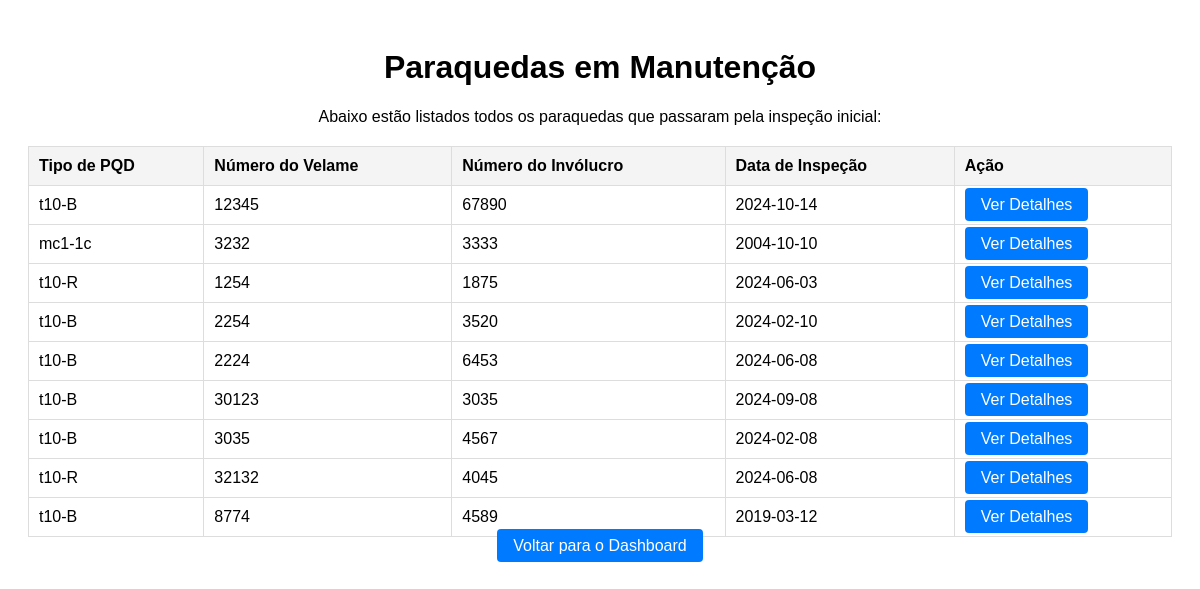
The page /paraquedas_manutencao.php on the database its author committed.
### tables this page shows
CREATE TABLE IF NOT EXISTS `inspecao_inicial` (
  `id` int NOT NULL AUTO_INCREMENT,
  `tipo_pqd` varchar(255) NOT NULL,
  `numero_velame` int NOT NULL,
  `numero_involucro` int NOT NULL,
  `data_inspecao` date NOT NULL,
  `data_saida` date DEFAULT NULL,
  `inspecionado_por` varchar(255) NOT NULL,
  `observacoes` text,
  `data_fabricacao` int NOT NULL,
  `remendo` enum('sim','nao') DEFAULT NULL,
  `remendo_painel` int DEFAULT NULL,
  `remendo_secao` int DEFAULT NULL,
  `substituicao` enum('sim','nao') DEFAULT NULL,
  `substituicao_painel` int DEFAULT NULL,
  `substituicao_secao` int DEFAULT NULL,
  `recostura` enum('sim','nao') DEFAULT NULL,
  `recostura_painel` int DEFAULT NULL,
  `recostura_secao` int DEFAULT NULL,
  `troca_linha` enum('sim','nao') DEFAULT NULL,
  `troca_linha_numero` int DEFAULT NULL,
  PRIMARY KEY (`id`)
);

### paraquedas_manutencao.php (the view, shortened to what this page needs)
<?php
$host = 'localhost';
$dbname = 'login_system';
$user = 'root';
$password = '';
$conn = new mysqli($host, $user, $password, $dbname);
$sql = "SELECT id, tipo_pqd, numero_velame, numero_involucro, data_inspecao FROM inspecao_inicial";
$result = $conn->query($sql);
?>
<!DOCTYPE html>
<html lang="pt-br">
<head>
</head>
<body>
    <h1>Paraquedas em Manutenção</h1>
    <p>Abaixo estão listados todos os paraquedas que passaram pela inspeção inicial:</p>
    <table>
        <tr>
            <th>Tipo de PQD</th>
            <th>Número do Velame</th>
            <th>Número do Invólucro</th>
            <th>Data de Inspeção</th>
            <th>Ação</th>
        </tr>
        <?php
        if ($result->num_rows > 0) {
            while($row = $result->fetch_assoc()) {
                echo "<tr>";
                echo "<td>" . $row['tipo_pqd'] . "</td>";
                echo "<td>" . $row['numero_velame'] . "</td>";
                echo "<td>" . $row['numero_involucro'] . "</td>";
                echo "<td>" . $row['data_inspecao'] . "</td>";
                echo "<td>
                        <a href='detalhes_paraquedas.php?id=" . $row['id'] . "' class='button'>Ver Detalhes</a>
                      </td>";
                echo "</tr>";
            }
        } else {
            echo "<tr><td colspan='5'>Nenhum paraquedas encontrado.</td></tr>";
        }
        ?>
    </table>
    <a href="dashboard.php" class="button">Voltar para o Dashboard</a>
</body>
</html>

### paraquedas_manutencao.php (style rules this page uses)
body { font-family: Arial, sans-serif; text-align: center; padding: 20px; }
table { width: 100%; margin-top: 20px; border-collapse: collapse; }
th, td { padding: 10px; border: 1px solid #ddd; text-align: left; }
th { background-color: #f4f4f4; }
.button { padding: 8px 16px; background-color: #007BFF; color: #fff; text-decoration: none; border-radius: 4px; border: none; }

### rows shown on the page
inspecao_inicial: tipo_pqd "t10-B", numero_velame "12345", numero_involucro "67890", data_inspecao "2024-10-14"
inspecao_inicial: tipo_pqd "mc1-1c", numero_velame "3232", numero_involucro "3333", data_inspecao "2004-10-10"
inspecao_inicial: tipo_pqd "t10-R", numero_velame "1254", numero_involucro "1875", data_inspecao "2024-06-03"
inspecao_inicial: tipo_pqd "t10-B", numero_velame "2254", numero_involucro "3520", data_inspecao "2024-02-10"
inspecao_inicial: tipo_pqd "t10-B", numero_velame "2224", numero_involucro "6453", data_inspecao "2024-06-08"
inspecao_inicial: tipo_pqd "t10-B", numero_velame "30123", numero_involucro "3035", data_inspecao "2024-09-08"
inspecao_inicial: tipo_pqd "t10-B", numero_velame "3035", numero_involucro "4567", data_inspecao "2024-02-08"
inspecao_inicial: tipo_pqd "t10-R", numero_velame "32132", numero_involucro "4045", data_inspecao "2024-06-08"
inspecao_inicial: tipo_pqd "t10-B", numero_velame "8774", numero_involucro "4589", data_inspecao "2019-03-12"
